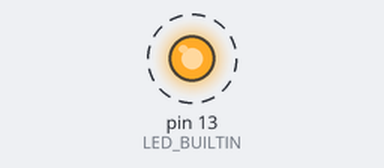
The sketch below on a simulated Arduino Uno, built with avr-gcc and run on an emulated ATmega328P. Parts: output pins drawn as LEDs (lit = HIGH). Dashed ring = blinking.

Above: at 0.05 s.
Timing chart, 0 to 3.0 s (numbered marks = the images above):
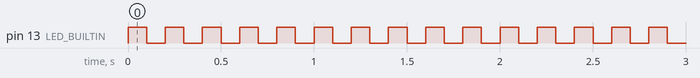

The sketch:

Blink.ino
```cpp
#include <Blink.h>

Blink led(LED_BUILTIN,100);
void setup()
{
}
void loop() {
  led.on();
  led.off();
}
```

Blink.cpp
```cpp
#include <Blink.h>
Blink::Blink(int pin, int LedDelay)
{
    pinMode(pin,OUTPUT);
    _LedDelay=LedDelay;
    _pin=pin;
}
void Blink::on()
{
  digitalWrite(_pin,HIGH);
  delay(_LedDelay);
  }
void Blink::off()
{
  digitalWrite(_pin,LOW);
  delay(_LedDelay);
  }
```

Blink.h
```cpp
#ifndef Blink_H
#define Blink_h
#include <Arduino.h>

class Blink
{
  public:
  Blink(int pin, int LedDelay);
  void on();
  void off();
  int _LedDelay;
  int _pin;
};

#endif
```

Measured:
- by itself, pin 13 (LED_BUILTIN): alternates HIGH for 0.10 s and LOW for 0.10 s
